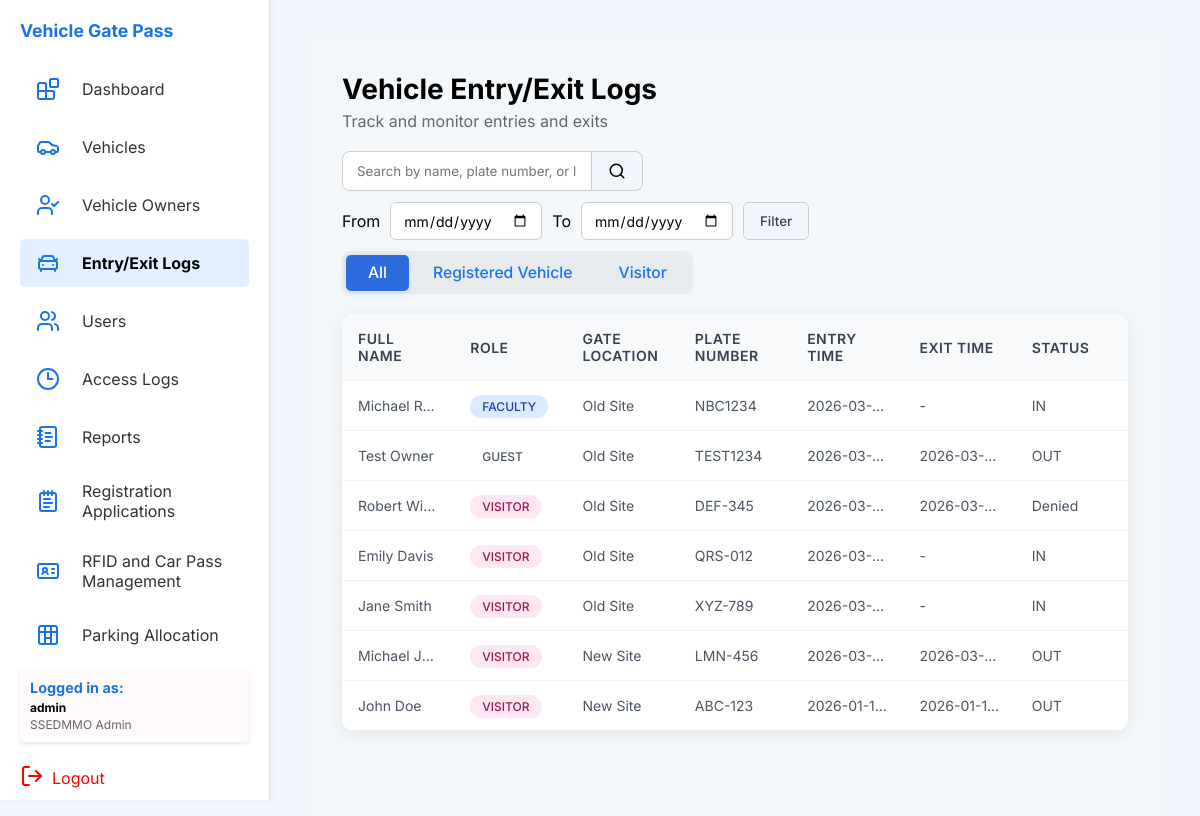
The page /php/entry-exit.php (signed in) on the database its author committed.
### tables this page shows
CREATE TABLE `visitor` (
  `visitorID` varchar(10) NOT NULL,
  `passID` varchar(10) DEFAULT NULL,
  `fullName` varchar(100) DEFAULT NULL,
  `plateNum` varchar(20) DEFAULT NULL,
  `purposeOfVisit` text DEFAULT NULL,
  `entryTime` datetime DEFAULT NULL,
  `exitTime` datetime DEFAULT NULL,
  `status` enum('entered','exited','denied') DEFAULT NULL,
  `gateLocation` enum('Old Site','New Site') DEFAULT NULL
);

### php/entry-exit.php (the view, shortened to what this page needs)
<?php
$db = new Database();
$conn = $db->getConnection();
$fromDate = isset($_GET['fromDate']) ? $_GET['fromDate'] : '';
$toDate = isset($_GET['toDate']) ? $_GET['toDate'] : '';
$whereEel = '';
$whereVis = '';
$paramsEel = [];
$paramsVis = [];
$types = '';
$allLogs = [];
$queryEel = "SELECT CONCAT(vo.fName, ' ', vo.lName) AS fullName, vo.role, eel.gateLocation, eel.plateNum, eel.entryTime, eel.exitTime, eel.status, 'registered' AS logType
          FROM entryexitlog eel
          LEFT JOIN vehicle v ON eel.plateNum = v.plateNum
          LEFT JOIN vehicleowner vo ON v.OwnerID = vo.OwnerID
          $whereEel";
if ($paramsEel) {
    $stmt1 = $conn->prepare($queryEel);
    $stmt1->bind_param($types, ...$paramsEel);
    $stmt1->execute();
    $res1 = $stmt1->get_result();
} else {
    $res1 = $conn->query($queryEel);
}
if ($res1 && $res1->num_rows > 0) {
    while($row = $res1->fetch_assoc()) {
        $allLogs[] = $row;
    }
}
$queryVis = "SELECT fullName, 'Visitor' AS role, gateLocation, plateNum, entryTime, exitTime, status, 'visitor' AS logType
          FROM visitor
          $whereVis";
if ($paramsVis) {
    $stmt2 = $conn->prepare($queryVis);
    $stmt2->bind_param($types, ...$paramsVis);
    $stmt2->execute();
    $res2 = $stmt2->get_result();
} else {
    $res2 = $conn->query($queryVis);
}
if ($res2 && $res2->num_rows > 0) {
    while($row = $res2->fetch_assoc()) {
        $allLogs[] = $row;
    }
}
usort($allLogs, function($a, $b) {
    return strtotime($b['entryTime'] ?? 0) - strtotime($a['entryTime'] ?? 0);
});
include_once '../includes/header.php';
?>
<main class="main">
  <h1>Vehicle Entry/Exit Logs</h1>
  <p>Track and monitor entries and exits</p>
  <div class="top-bar">
    <div class="top-bar-left">
      <div class="search-area">
        <div class="search-box">
          <input type="text" id="searchInput" placeholder="Search by name, plate number, or location" />
          <button class="search-btn" type="submit" title="Search">
            <svg xmlns="http://www.w3.org/2000/svg" width="18" height="18" viewBox="0 0 24 24" fill="none"
              stroke="currentColor" stroke-width="2" stroke-linecap="round" stroke-linejoin="round">
              <path d="m21 21-4.34-4.34" />
              <circle cx="11" cy="11" r="8" />
            </svg>
          </button>
        </div>
      </div>
      <div class="date-filter-area" style="display:flex; gap:10px; align-items:center; flex-wrap:wrap;">
        <label for="fromDate">From</label>
        <input type="date" id="fromDate" name="fromDate" value="<?php echo htmlspecialchars($fromDate); ?>" class="date-input">
        <label for="toDate">To</label>
        <input type="date" id="toDate" name="toDate" value="<?php echo htmlspecialchars($toDate); ?>" class="date-input">
        <button type="button" id="dateFilterBtn" class="filter-btn">Filter</button>
      </div>
      <div class="traffic-btn-group">
        <div class="traffic-btn-box">
          <div class="traffic-btn-slider"></div>
          <button class="traffic-btn active">All</button>
          <button class="traffic-btn">Registered Vehicle</button>
          <button class="traffic-btn">Visitor</button>
        </div>
      </div>
    </div>
  </div>
  <table class="data-table">
    <thead>
      <tr>
        <th>Full Name</th>
        <th>Role</th>
        <th>Gate Location</th>
        <th>Plate Number</th>
        <th>Entry Time</th>
        <th>Exit Time</th>
        <th>Status</th>
      </tr>
    </thead>
    <tbody id="logsTableBody">
      <?php if (!empty($allLogs)): ?>
        <?php foreach ($allLogs as $row): ?>
          <tr data-type="<?php echo $row['logType']; ?>">
            <td><?php echo htmlspecialchars($row['fullName'] ?? ''); ?></td>
            <td>
              <?php if (!empty($row['role']) && $row['role'] !== 'Visitor'): ?>
                <span class="role-badge role-<?php echo strtolower($row['role']); ?>">
                  <?php echo htmlspecialchars(ucfirst($row['role'])); ?>
                </span>
              <?php else: ?>
                <span class="role-badge role-visitor">Visitor</span>
              <?php endif; ?>
            </td>
            <td><?php echo htmlspecialchars($row['gateLocation'] ?? 'N/A'); ?></td>
            <td><?php echo htmlspecialchars($row['plateNum'] ?? ''); ?></td>
            <td><?php echo !empty($row['entryTime']) ? date('Y-m-d h:i A', strtotime($row['entryTime'])) : '-'; ?></td>
            <td><?php echo !empty($row['exitTime']) ? date('Y-m-d h:i A', strtotime($row['exitTime'])) : '-'; ?></td>
            <td><?php echo $row['status'] == 'exited' ? 'OUT' : ($row['status'] == 'entered' ? 'IN' : 'Denied'); ?></td>
          </tr>
        <?php endforeach; ?>
      <?php else: ?>
        <tr>
          <td colspan="7">No entry/exit logs found</td>
        </tr>
      <?php endif; ?>
    </tbody>
  </table>
</main>
<?php
include_once '../includes/footer.php';
?>

### css/global.css (style rules this page uses)
* { box-sizing: border-box; margin: 0; padding: 0; font-family: "Inter", sans-serif; }
body { background: #f2f5fc; padding: 40px; }
h1 { font-size: 28px; margin-bottom: 5px; }
p { margin-bottom: 20px; color: #666; }
main { flex: 1; padding: 0 40px; }
.main { margin-left: 270px; padding: 32px; min-height: 100vh; background: #f4f7fa; box-sizing: border-box; }

### css/entry-exit.css (style rules this page uses)
.data-table { width: 100%; border-collapse: collapse; background: white; border-radius: 12px; overflow: hidden; box-shadow: 0 4px 16px rgba(0, 0, 0, 0.08); table-layout: fixed; }
.data-table th, .data-table td { padding: 16px; text-align: left; border-bottom: 1px solid #f0f0f0; vertical-align: middle; }
.data-table th { background-color: #f8f9fa; font-weight: 600; color: #374151; font-size: 14px; text-transform: uppercase; letter-spacing: 0.5px; }
.data-table tbody tr { transition: background-color 0.2s ease; }
.data-table td { color: #4b5563; font-size: 14px; white-space: nowrap; overflow: hidden; text-overflow: ellipsis; }
.role-badge { padding: 4px 12px; border-radius: 12px; font-size: 12px; font-weight: 500; text-transform: uppercase; }
.role-faculty { background-color: #dbeafe; color: #1e40af; }
.role-visitor { background-color: #fce7f3; color: #9d174d; }
.top-bar { display: flex; justify-content: space-between; align-items: flex-start; margin-bottom: 20px; gap: 1.5rem; }
.top-bar-left { display: flex; flex-direction: column; align-items: flex-start; gap: 0.7rem; flex: 1; }
.search-box { display: flex; gap: 0; }
.search-box input { padding: 10px 14px; border-radius: 8px 0 0 8px; border: 1px solid #ccc; width: 250px; outline: none; }
.search-btn { background: #f2f5fc; border: 1px solid #ccc; border-left: none; border-radius: 0 8px 8px 0; padding: 0 16px; height: 40px; display: flex; align-items: center; cursor: pointer; transition: background 0.2s; }
.traffic-btn-group { display: flex; justify-content: flex-end; }
.traffic-btn-box { position: relative; display: flex; background: #e8ebee; border-radius: 8px; padding: 4px; box-shadow: 0 1px 4px rgba(26, 115, 232, 0.04); min-width: 210px; }
.traffic-btn { position: relative; background: none; border: none; color: #1a73e8; padding: 8px 22px; border-radius: 6px; font-size: 0.98rem; cursor: pointer; z-index: 2; transition: color 0.1s; font-weight: 500; }
.traffic-btn:not(:last-child) { margin-right: 2px; }
.traffic-btn.active { color: #fff; }
.traffic-btn-slider { position: absolute; top: 4px; left: 0; height: 36px; background: #2d6cdf; border-radius: 5px; transition: left 0.2s cubic-bezier(.4, 1, .6, 1), width 0.2s cubic-bezier(.4, 1, .6, 1), background 0.18s; z-index: 1; box-shadow: 0 2px 8px rgba(45, 108, 223, 0.10); }
.filter-btn { background: #f2f5fc; border: 1px solid #ccc; border-radius: 6px; padding: 0 16px; height: 38px; display: flex; align-items: center; justify-content: center; cursor: pointer; transition: background 0.2s; font-weight: 500; color: #374151; }
.date-input { padding: 8px 12px; border-radius: 6px; border: 1px solid #ccc; outline: none; font-family: inherit; font-size: 14px; height: 38px; box-sizing: border-box; }

### rows shown on the page
visitor: fullName "Robert Wi…", shows "VISITOR", gateLocation "Old Site", plateNum "DEF-345", entryTime "2026-03-…", exitTime "2026-03-…", status "Denied"
visitor: fullName "Emily Davis", shows "VISITOR", gateLocation "Old Site", plateNum "QRS-012", entryTime "2026-03-…", status "IN"
visitor: fullName "Jane Smith", shows "VISITOR", gateLocation "Old Site", plateNum "XYZ-789", entryTime "2026-03-…", status "IN"
visitor: fullName "Michael J…", shows "VISITOR", gateLocation "New Site", plateNum "LMN-456", entryTime "2026-03-…", exitTime "2026-03-…", status "OUT"
visitor: fullName "John Doe", shows "VISITOR", gateLocation "New Site", plateNum "ABC-123", entryTime "2026-01-1…", exitTime "2026-01-1…", status "OUT"

### other values the page prints
$_SESSION['username'] "admin"
$_SESSION['role'] "SSEDMMO Admin"
$row['fullName'] "Michael R…"
$row['role'] "FACULTY"
$row['gateLocation'] "Old Site"
$row['plateNum'] "NBC1234"
date('Y-m-d h:i A', strtotime($row['entryTime'])) "2026-03-…"
$row['fullName'] "Test Owner"
$row['role'] "GUEST"
$row['plateNum'] "TEST1234"
date('Y-m-d h:i A', strtotime($row['exitTime'])) "2026-03-…"
